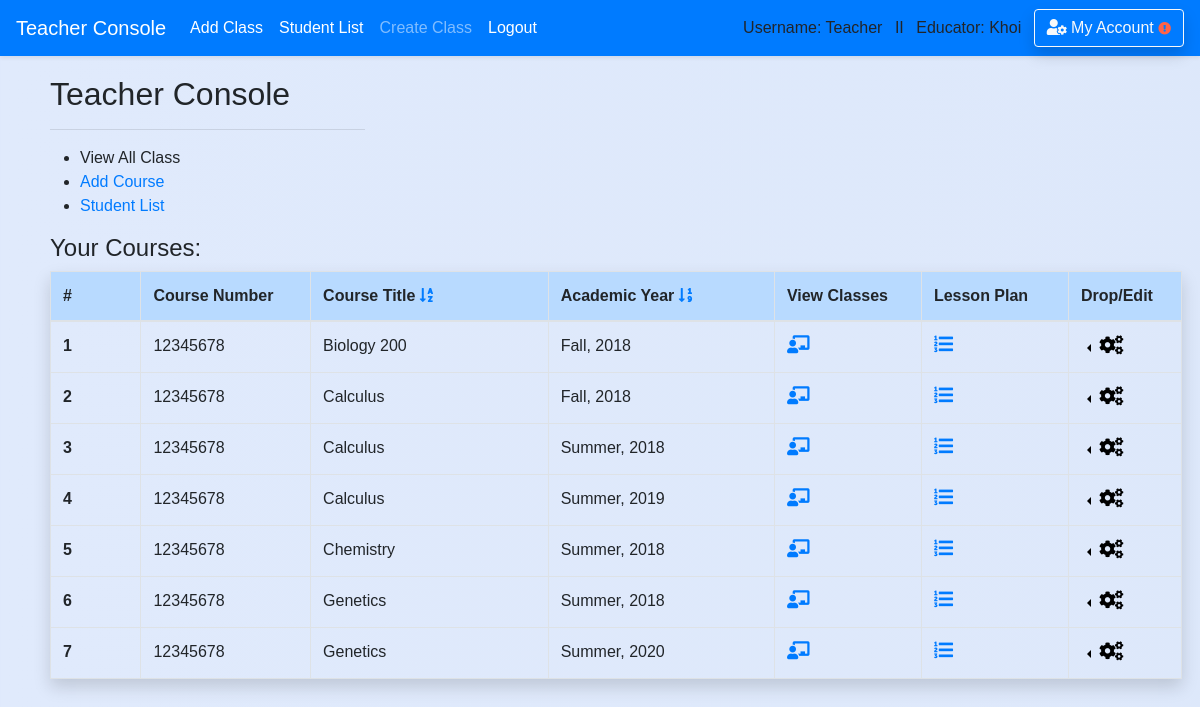
Page /teacher (signed in) on the earlier database version.
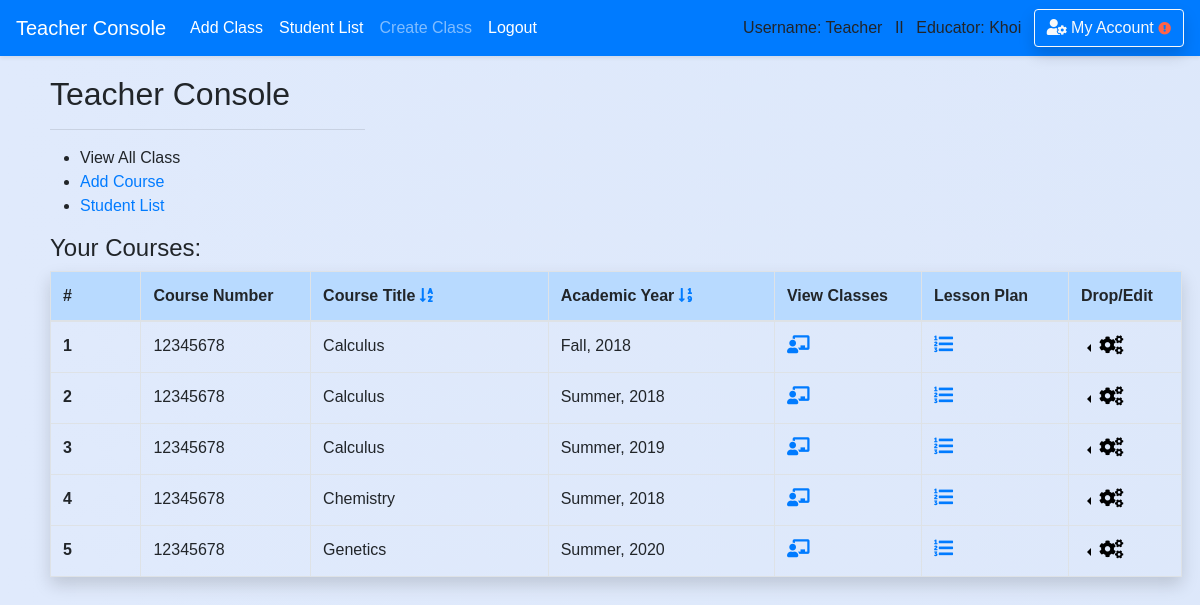
Same page on the later database version.
### school_app/models.py (models this page shows)
class Course(models.Model):
    course_number = models.CharField(max_length=20,default='12345678')
    abbreviated_title = models.CharField(max_length=150,default='')
    course_title = models.CharField(max_length=250,default='') #,unique=True)
    maximum_credit = models.CharField(max_length=10,default='')
    semester = models.CharField(max_length=50,default='')
    year = models.CharField(max_length=4,default='')
    teacher_name = models.CharField(max_length=50,default='')
    description = models.CharField(max_length=450,default='')
    department = models.ForeignKey('Department',blank=True, null=True, on_delete = models.SET_NULL, related_name='belong_in_department')
    teacher = models.ForeignKey('Teacher',blank=True, null=True, on_delete = models.SET_NULL, related_name='course_by_teacher')
    create_date = models.DateField(auto_now_add=True , blank=True,null=True,)

### school_app/views_logged.py (the view)
# urls.py: path('teacher',views_logged.teacher, name='teacher'),
def teacher(request,sort=None):
    if is_login(request) == False: # Check for login/ add message 'please login'
        return redirect('/login')
    if is_teacher(request) == False:
        return redirect('/')
    if sort ==1:# Below return a sorted list
        course_sorted = sorted(request.user.teacher.course_by_teacher.all(),key=attrgetter('year','semester'))
        return render(request,'teacher/teacher_homepage.html',{'course_sorted':course_sorted})
    course_sorted = sorted(request.user.teacher.course_by_teacher.all(),key=attrgetter('course_title','semester','year'))
    return render(request,'teacher/teacher_homepage.html',{'course_sorted':course_sorted})

### school_app/views_functions.py (called while the page is built)
def is_login(request):
    if not request.user.is_authenticated:
        messages.warning(request, "Please Login or Create an Account.")
        return False
    return True

def is_teacher(request):
    if request.user.profile.is_teacher == False:
        messages.warning(request, "You don't have Instructor's Privilege!")
        return False
    return True

### school_app/templates/teacher/teacher_homepage.html (shortened to what this page needs)
{% extends 'base.html' %}
{% block content %}
<div class='content '>
        <h2 style='padding-left: 0px'>Teacher Console</h2>
        <hr style="text-align:left;margin-left:0;width:315px;height:0px;padding: 0px"/>
        <div class='row mr-2'>
          <div class='col-md-6'>
            <ul>
              <li>View All Class</li>
              <li><a href='/teacher/add_course'>Add Course</a></li>
              <li><a href='/teacher/student_list'>Student List</a></li>
            </ul>
          </div>
          <div class='col-md-6'>
          </div>
        </div>
        {% if request.user.teacher.course_by_teacher.all.count > 0 %}
          <h4>Your Courses:</h4>
          <div class="mr-2">
          <table class="table table-hover table-bordered shadow">
            <thead class='table-primary'>
            <tr>
              <th scope="col" style="width: 8%">#</th>
              <th scope="col" style="width: 15%">Course Number</th>
              <th scope="col">Course Title
                <a href='{% url "teacher" %}'><i class="fas fa-sort-alpha-down"></i></a></a>
              </th>
              <th scope="col" style="width: 20%">Academic Year
                <a href='{% url "teacher_sort" sort=1 %}'><i class="fas fa-sort-numeric-down"></i></a></a>
              </th>
              <th scope="col" style="width: 13%">View Classes</th>
              <th scope="col" style="width: 13%">Lesson Plan</th>
              <th scope="col" style="width: 10%">Drop/Edit</th>
            </tr>
            </thead>
            <tbody>
        {% for course in course_sorted %}
            <tr>
              <th scope="row">{{ forloop.counter }}</th>
              <td>{{ course.course_number }}</td>
              <td>{{ course.course_title }}</td>
              <td>{{ course.semester }}, {{ course.year }}</td>
              <td>
                <a href='{% url "classroom_view" course_id=course.id %}'><i class="fas fa-chalkboard-teacher"style='font-size:18px'></i></a></a>
              </td>
              <td>
                <a href='{% url "view_lesson_plan" course_id=course.id %}'><i class="fas fa-list-ol" style='font-size:19px'></i></a>
              </td>
              <td>
                <div class="dropleft">
                <button class='dropdown-toggle' style='border:none; background:none;cursor:pointer; cursor:hand;outline:none' type="button" id="" data-toggle="dropdown" aria-haspopup="true" aria-expanded="false">
                  <i class="fas fa-cogs " style='font-size:19px'></i>
                </button>
              </div>
              </td>
            </tr>
        {% endfor %}
            </tbody>
          </table>
          </div>
        {% endif %}
<br>
</div>
{% endblock %}

### school_app/templates/base.html (shortened to what this page needs)
<!doctype html>
<html>
    <head>
{% load static %}
        <link rel="stylesheet" type="text/css" href="{% static 'school_app/style.css' %}" />
        <link rel="stylesheet" href="https://stackpath.bootstrapcdn.com/bootstrap/4.1.0/css/bootstrap.min.css">
        <link rel="stylesheet" href="https://use.fontawesome.com/releases/v5.0.13/css/all.css">
    </head>
{% if request.user.profile.is_teacher %}
  <body class='body-teacher'>
{% else %}
  <body>
{% endif %}<header>
<nav class="navbar navbar-expand-lg navbar-dark bg-primary shadow-sm fixed-top">
    <a class="navbar-brand" href="/teacher">Teacher Console</a>
    <div class="navbar-collapse collapse show" id="navbarColor02" style="">
      <ul class="navbar-nav mr-auto">
        <li class="nav-item active">
          <a class="nav-link" href="/teacher/add_class">Add Class<span class="sr-only">(current)</span></a>
        </li>
        <li class="nav-item active">
          <a class="nav-link" href="/teacher/student_list">Student List<span class="sr-only">(current)</span></a>
        </li>
        <li class="nav-item">
          <a class="nav-link" href="/teacher/add_class">Create Class</a>
        </li>
        <li class="nav-item active">
          <a class="nav-link" href="{% url 'logout' %}">Logout</a>
        </li>
      </ul>
      {% if request.user.username %}
          Username: {{ request.user.username }} &ensp;II&ensp;
      {% endif %}
      {% if request.user.profile.is_teacher %}
          Educator: {{request.user.first_name}} &ensp;
      {% endif %}
      <a href='/account_management/' class='btn btn-outline-light shadow'>
         <i class="fas fa-user-cog"></i> My Account
      {% if user.profile.home_address == '' or user.profile.phone_number == '' or user.profile.emergency_contact == '' or user.email == '' or user.profile.birth_date  %}
        <i class="fas fa-exclamation-circle small" style='color:tomato'></i>
      {% endif %}
      </a>
    </div>
  </nav>
    </header>
    <div class='' style='padding-top:45px'>
    {% block content %}
    {% endblock %}
    </div>
</body>
</html>

### school_app/static/school_app/style.css (style rules this page uses)
.body-teacher { font-family:sans-serif; background: linear-gradient(to right, #e0eafc, #cfdef3); background-size: 600% 100%; }
.content { padding-top: 30px; padding-left:50px; padding-right:10px; }

### school_app/templates/base.html (style rules this page uses)
form,h1,ul { padding-left: 30px; padding-right:20px; }

Differences in the rows shown:
removed Course: course_number "12345678", course_title "Biology 200", semester "Fall", year "2018"
removed Course: course_number "12345678", course_title "Genetics", semester "Summer", year "2018"
